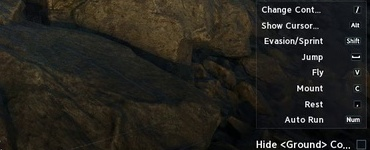
#> input picture video_analysis/br_37s.jpg, 370 x 150 px; its folder holds only this picture in this run
$ python -i patch_normalizer.py   (imports and definitions only)   (older library calls are emulated)
#> lines starting #> are read from the running program, lines starting #| are printed output that depends on the picture
#> further down, picture is the input picture: shape (150, 370, 3); mean B, G, R 29.3, 34.7, 36.7
# -*- coding: utf-8 -*-
"""
50-Nokta Üretim Spesifikasyonu — Madde 6, 7, 8, 9 ve 10:
Yama (Patch) Bozulma Koruması, Sobel+CLAHE Aydınlatma Normalizasyonu,
2K (2560x1440) Sıfır-Kopya ROI Hızlandırıcı, Watershed Kümelenmiş İkon Ayırıcı
ve Laplacian Hareket Bulanıklığı (Motion Blur) Kapısı (core/patch_normalizer.py).

Kapsanan 5 Kritik Alt Sistem:
1. Madde 6 — Kamera Açısı Kaynaklı Yama (Patch) Bozulma Koruması (`MinimapOrientationGuard`):
   - Sağ üstteki minimap'in Sabit-Kuzey (Fixed-North) modunda mı yoksa Dönen (Rotating)
     modda mı olduğunu tespit eder (`verify_fixed_north_minimap(frame) -> dict`).
   - Minimap başlık çubuğunu (`Pilgrim's Ridge`), yatay/dikey kenar hizalamasını ve
     sağ alttaki yön değiştirme (`⇄` / pusula) göstergesini analiz eder.
   - `normalize_patch_to_north(patch_bgr, camera_yaw_deg=0.0) -> np.ndarray` ile
     80x80 düğüm yamalarını (`node_XX.png`) kamera dönüş açısına karşı kuzey-yukarı
     (north-up) kanonik yönelime döndürür ve kenar artefaktı olmadan kırpar.

2. Madde 7 — Gölgeli ve Gece/Gündüz Harita Kesiti Normalizasyonu (`SobelClahePatchNormalizer`):
   - 80x80 harita/minimap yamalarını (`normalize_patch(patch_bgr) -> np.ndarray`)
     CLAHE (`clipLimit=2.5, tileGridSize=(4, 4)`) + Sobel Kenar Büyüklüğü
     (`cv2.Sobel` dx/dy, `%65 CLAHE + %35 Sobel edges` harmanı) ile normalize eder.
   - Gece/gündüz, bulut gölgesi ve ortam ışığı değişimlerinde şablon eşleştirme
     skorlarının `0.53` veya `0.61` seviyesine düşmesini önler
     (`match_normalized_patch(search_roi_bgr, template_bgr) -> Tuple[float, Tuple[int, int]]`).

3. Madde 8 — Yüksek Çözünürlük (`2560×1440`) İçin Alt-Bölge (ROI) Kırpma (`HighResROICropper`):
   - 2K (`2560x1440`), 1080p (`1920x1080`) ve 2000px referans ekranlarda sıfır-kopya
     (`NumPy view`, `copy=False`) dilimleme yardımcıları sağlar:
     * `crop_f_gather_roi(frame)` -> `(x=0.45, y=0.40, w=0.25, h=0.25)`
     * `crop_3d_crest_horizon_roi(frame)` -> `(x=0.15, y=0.18, w=0.70, h=0.52)`
     * `crop_minimap_roi(frame)` -> `(x=0.855, y=0.065, w=0.137, h=0.190)`
   - CPU piksel tarama yükünü %80'in üzerinde azaltır ve yerel ROI koordinatlarını
     tam ekran koordinatlarına geri dönüştüren yardımcılar sunar.

4. Madde 9 — Üst Üste Binen (Clustered) Minimap İkonlarını Ayırma (`WatershedClusterSeparator`):
   - Minimap üzerinde 2 veya 3 adet 3-yapraklı filiz (`sprout`) ikonu birbirine değip
     tek bir birleşik leke (connected component blob) oluşturduğunda, Öklid Mesafe
     Dönüşümü (`cv2.distanceTransform`) + yerel maksimum tohumları + **Watershed
     (`cv2.watershed`)** algoritmasıyla her bir dokunan ikonun bağımsız merkez
     koordinatlarını `[(cx1, cy1), (cx2, cy2), ...]` hassasiyetle ayırır.

5. Madde 10 — Hareket Bulanıklığı (Motion Blur) Filtresi (`MotionBlurGate`):
   - Kare keskinliğini **Laplacian varyansı (`cv2.Laplacian(gray, cv2.CV_64F).var()`)**
     ile ölçer (`is_frame_blurry(frame, threshold=45.0) -> Tuple[bool, float]`).
   - Binek (mount) ile hızlı koşarken veya ani kamera dönüşlerinde yakalanan bulanık
     karelerin otomatik düğüm kaydını (auto-node recording) bozmasını ve yanlış
     pozitif üretmesini engeller.
"""

from __future__ import annotations

import logging
import math
from dataclasses import dataclass
from typing import Any, Dict, List, Optional, Sequence, Tuple, Union

import cv2
import numpy as np
from version import __version__

logger = logging.getLogger(__name__)
# [9 lines not run here, left out]


# Kanonik düğüm yaması (patch) boyutu: 80x80
CANONICAL_PATCH_SIZE: int = 80

# Standart normalize ROI dikdörtgenleri (x, y, w, h)
ROI_F_GATHER_NORM: Tuple[float, float, float, float] = (0.45, 0.40, 0.25, 0.25)
ROI_3D_CREST_HORIZON_NORM: Tuple[float, float, float, float] = (0.15, 0.18, 0.70, 0.52)
ROI_MINIMAP_NORM: Tuple[float, float, float, float] = (0.855, 0.065, 0.137, 0.190)
ROI_MINIMAP_INNER_NORM: Tuple[float, float, float, float] = (0.858, 0.088, 0.132, 0.158)


@dataclass(frozen=True)
class ROISliceMeta:
    """
    Sıfır-kopya (zero-copy) kırpılmış alt-bölge (ROI) meta verisi.
    Yerel ROI koordinatlarını tam ekran piksel koordinatlarına geri çevirmek için kullanılır.
    """

    name: str
    x_offset: int
    y_offset: int
    width: int
    height: int
    frame_width: int
    frame_height: int
    norm_rect: Tuple[float, float, float, float]

    # [13 lines left out: functions pixel_reduction_ratio, to_full_screen, not called in this run]


# ==============================================================================
# MADDE 6: Kamera Açısı Kaynaklı Yama (Patch) Bozulma Koruması
# ==============================================================================


class MinimapOrientationGuard:
    """
    Madde 6 — Kamera Açısı Kaynaklı Yama (Patch) Bozulma Koruması.

    Sağ üstteki minimap'in Sabit-Kuzey (Fixed-North) modunda mı yoksa Dönen (Rotating)
    modda mı olduğunu doğrular ve `node_XX.png` (80x80) yamalarını kamera yaw açısına
    göre Kuzey-Yukarı (North-Up) kanonik düzleme normalize eder.
    """

    DEFAULT_MINIMAP_NORM_RECT: Tuple[float, float, float, float] = ROI_MINIMAP_NORM
    CANONICAL_SIZE: int = CANONICAL_PATCH_SIZE

    def __init__(
        self,
        minimap_norm_rect: Tuple[float, float, float, float] = DEFAULT_MINIMAP_NORM_RECT,
        canonical_size: int = CANONICAL_SIZE,
    ) -> None:
        self.minimap_norm_rect: Tuple[float, float, float, float] = (
            float(minimap_norm_rect[0]),
            float(minimap_norm_rect[1]),
            float(minimap_norm_rect[2]),
            float(minimap_norm_rect[3]),
        )
        self.canonical_size: int = max(16, int(canonical_size))

    def _extract_minimap_candidate(self, frame: np.ndarray) -> Tuple[np.ndarray, bool]:
        """
        Girdi tam ekran bir kareyse sağ üst minimap bölgesini kırpar;
        zaten kırpılmış bir minimap yakın çekimiyse (örn. 365x309) doğrudan döndürür.
        """
        if frame is None or frame.size == 0:
            raise ValueError("frame boş veya None olamaz.")

        h, w = frame.shape[:2]
        # Tam ekran kare (örn. 1280x720, 1920x1080, 2000x1124, 2560x1440)
        if w >= 800 and h >= 500:
            nx, ny, nw, nh = self.minimap_norm_rect
            x1 = max(0, min(w - 1, int(round(nx * w))))
            y1 = max(0, min(h - 1, int(round(ny * h))))
            x2 = max(x1 + 1, min(w, int(round((nx + nw) * w))))
            y2 = max(y1 + 1, min(h, int(round((ny + nh) * h))))
            return frame[y1:y2, x1:x2], True
        return frame, False

    def verify_fixed_north_minimap(self, frame: np.ndarray) -> Dict[str, Any]:
        """
        Minimap'in Sabit-Kuzey (Fixed-North) modunda olup olmadığını analiz eder.

        Analiz Kriterleri:
        1. Minimap üst başlık ayırıcı çizgisi ve dikdörtgen çerçeve hizalaması (`axis_alignment_score`):
           Sobel yatay/dikey gradyan enerjisinin diyagonal gradyan enerjisine oranı.
           Sabit-Kuzey kutu minimap'te güçlü yatay/dikey çerçeve çizgileri bulunur.
        2. Sağ alt mod değiştirme (`⇄` sabit-kuzey / pusula) ikonu ve başlık çubuğu (`header_bar_score`):
           Üst %18'lik karanlık başlık şeridi (`Pilgrim's Ridge`) ile altındaki harita
           tuvali arasındaki yatay geçiş kontrastı ve sağ alt köşedeki beyaz `⇄` sembolü.
        3. Merkez oyuncu oku / görüş konisi (`view_cone_detected`):
           Sabit-Kuzey modunda harita sabit kalırken merkezdeki oyuncu oku ve sarı/camgöbeği
           görüş dairesi kamera açısına göre döner.

        Dönüş:
            {
                "is_fixed_north": bool,
                "mode": "fixed_north" | "rotating",
                "confidence": float,
                "estimated_map_rotation_deg": float,
                "axis_alignment_score": float,
                "header_bar_score": float,
                "toggle_icon_score": float,
                "player_heading_deg": Optional[float],
                "is_fullscreen_input": bool,
            }
        """
        if frame is None or not isinstance(frame, np.ndarray) or frame.size == 0:
            return {
                "is_fixed_north": False,
                "mode": "rotating",
                "confidence": 0.0,
                "estimated_map_rotation_deg": 0.0,
                "axis_alignment_score": 0.0,
                "header_bar_score": 0.0,
                "toggle_icon_score": 0.0,
                "player_heading_deg": None,
                "is_fullscreen_input": False,
            }

        mm_roi, is_fullscreen = self._extract_minimap_candidate(frame)
#> is_fullscreen = False
        if mm_roi.ndim == 3:
            gray = cv2.cvtColor(mm_roi, cv2.COLOR_BGR2GRAY)
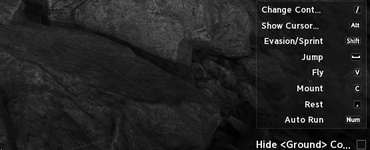
#> gray: shape (150, 370); min 0, max 255, mean 34.7
        else:
            gray = mm_roi.copy()

        mh, mw = gray.shape[:2]
        if mh < 24 or mw < 24:
            # Analiz için çok küçük: analiz yapmadan "sabit-kuzey"
            # denemez; kanıt yoksa doğrulanmamış sayılır.
            return {
                "is_fixed_north": False,
                "mode": "rotating",
                "confidence": 0.0,
                "estimated_map_rotation_deg": 0.0,
                "axis_alignment_score": 0.0,
                "header_bar_score": 0.0,
                "toggle_icon_score": 0.0,
                "player_heading_deg": None,
                "is_fullscreen_input": is_fullscreen,
            }

        # 1. Yatay ve dikey çerçeve / başlık çizgisi hizalaması (Axis Alignment Score)
        gx = cv2.Sobel(gray, cv2.CV_32F, 1, 0, ksize=3)
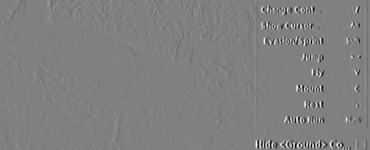
#> gx: shape (150, 370) float32; min -1009, max 994, mean -0.4; drawn with min black and max white
        gy = cv2.Sobel(gray, cv2.CV_32F, 0, 1, ksize=3)
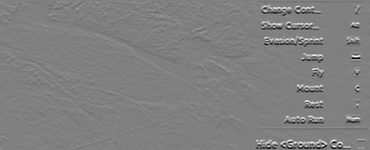
#> gy: shape (150, 370) float32; min -916, max 903, mean -1.4; drawn with min black and max white
        abs_gx = np.abs(gx)
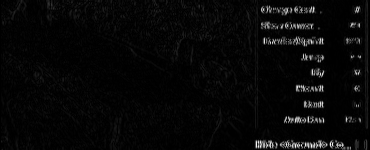
#> abs_gx: shape (150, 370) float32; min 0, max 1009, mean 32.4; drawn with min black and max white
        abs_gy = np.abs(gy)
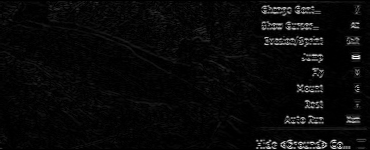
#> abs_gy: shape (150, 370) float32; min 0, max 916, mean 34.3; drawn with min black and max white

        # Üst başlık ayırıcı çizgisi (y: %10 .. %26 arası) güçlü yatay gradyan üretir
        y_hdr1 = max(1, int(round(mh * 0.08)))
        y_hdr2 = max(y_hdr1 + 2, min(mh - 1, int(round(mh * 0.26))))
        header_band_gy = abs_gy[y_hdr1:y_hdr2, :]
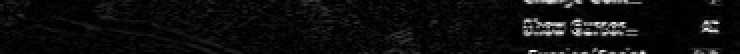
#> header_band_gy: shape (27, 370) float32 (shown 2 times larger); min 0, max 752, mean 41; drawn with min black and max white
        row_peaks = np.mean(header_band_gy, axis=1)
#> row_peaks = 27 values, max 84.18 at index 0, min 18.16 at index 20, mean 40.99
        max_row_grad = float(np.max(row_peaks)) if row_peaks.size > 0 else 0.0
#> max_row_grad = 84.18
        mean_global_grad = float(np.mean(abs_gy) + 1e-5)
#> mean_global_grad = 34.27
        header_line_ratio = min(1.0, max_row_grad / max(15.0, mean_global_grad * 2.2))
#> header_line_ratio = 1

        # Kardinal (0/90 derece) gradyan enerjisi vs diyagonal enerji
        cardinal_energy = float(np.mean(np.maximum(abs_gx, abs_gy)))
#> cardinal_energy = 48.61
        total_energy = float(np.mean(np.hypot(gx, gy)) + 1e-5)
#> total_energy = 53.32
        # Tam eksen hizalı kenarlarda max(|gx|,|gy|) / hypot(gx,gy) -> 1.0, 45 derecede -> 0.7071
        raw_axis_ratio = cardinal_energy / total_energy
#> raw_axis_ratio = 0.912
        axis_alignment_score = float(np.clip((raw_axis_ratio - 0.72) / (0.92 - 0.72), 0.0, 1.0))
#> axis_alignment_score = 0.958

        # 2. Üst karanlık başlık şeridi ("Pilgrim's Ridge") kontrastı
        top_strip = gray[: max(2, int(round(mh * 0.18))), :]
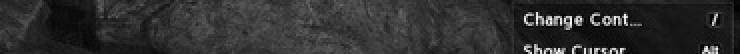
#> top_strip: shape (27, 370) (shown 2 times larger); min 0, max 255, mean 47.5
        mid_canvas = gray[int(round(mh * 0.25)) : int(round(mh * 0.75)), :]
        top_mean = float(np.mean(top_strip))
#> top_mean = 47.46
#> (the rest of the program and of its run is left out)
